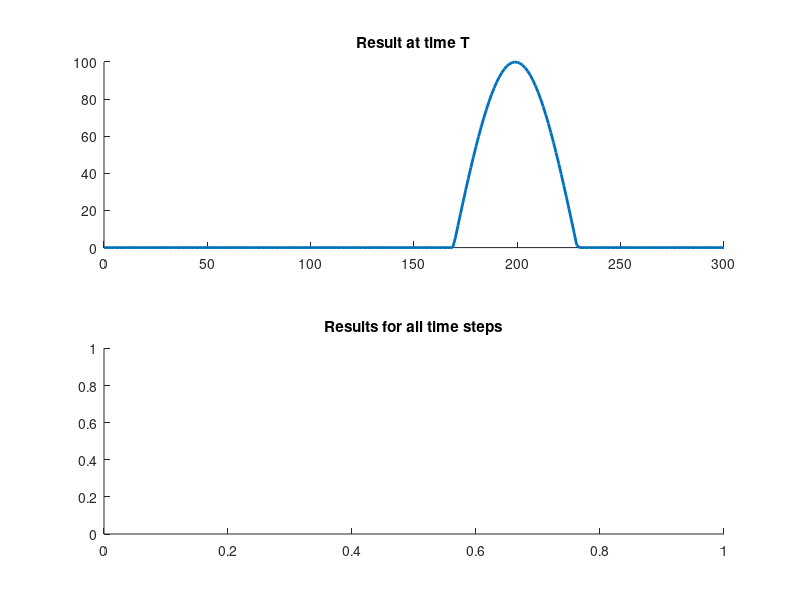

Recreate this plot in MATLAB. (Note: this script raises an error after producing the figure.)
function MGRIT_explicit_driver()
option = 'CoarseDirect';
Q = 1;
h = 1.25;
dt = 1;
x = 0:h:300;
l = length(x);
N = 120;
Y = zeros(1, l);
for i = 1:length(x)
    if x(i) > 49 && x(i) < 111
        Y(i) = 100*sin(pi*(x(i)-50)/60);
    end
end
Y = repmat(Y,1,N);
fc_ratio = 2;
level = 2;
iter = 30;

figure
subplot(2,1,1)
title('Result at time T')
hold on
subplot(2,1,2)
title('Results for all time steps')
hold on
% axis tight manual

%% Plot theoretical answer
Z = zeros(1, l);
for i = 1:length(x)
    if x(i) > 49 + N && x(i) < 111 + N - 1
        Z(i) = 100*sin(pi*(x(i)-(50 + N-1))/60);
    end
end
subplot(2,1,1)
plot(x, Z, 'LineWidth', 2);

%% Plot MGRIT explicit result by iteration
for i = 1:iter
    Y = MGRIT_explicit_method1(Y, Q, h, dt, N, fc_ratio, level, option);
    subplot(2,1,1)
    plot(x, Y(l*(N-1) + 1:l*N));
    subplot(2,1,2)
    plot(linspace(0, N, l*N), Y);
    pause(0.5)
end

%% Plot explicit time marching result
Y_ETM = zeros(1, l);
for i = 1:length(x)
    if x(i) > 49 && x(i) < 111
        Y_ETM(i) = 100*sin(pi*(x(i)-50)/60);
    end
end
for i = 1:N-1
    Y_ETM = Lax_Wendroff(Y_ETM, h, dt);
end
subplot(2,1,1)
p_ETM = plot(x, Y_ETM); M1 = 'Explicit time marching';
legend(p_ETM, M1);
pause(0.5)

%% Plot with coarse grids
ratio = fc_ratio^(level - 1);
h = h * ratio;
dt = dt * ratio;
x = 0:h:300;
Y_2 = zeros(size(x));
for i = 1:length(x)
    if x(i) > 49 && x(i) < 111
        Y_2(i) = 100*sin(pi*(x(i)-50)/60);
    end
end
for i = 1:N/ratio - 1
    Y_2 = Lax_Wendroff(Y_2, h, dt);
end
Y_2 = Lax_Wendroff(Y_2, h, dt/ratio);
p_2 = plot(x, Y_2, '-x'); M2 = 'Explicit with coarsest grids';
legend([p_ETM; p_2], M1, M2);

end
